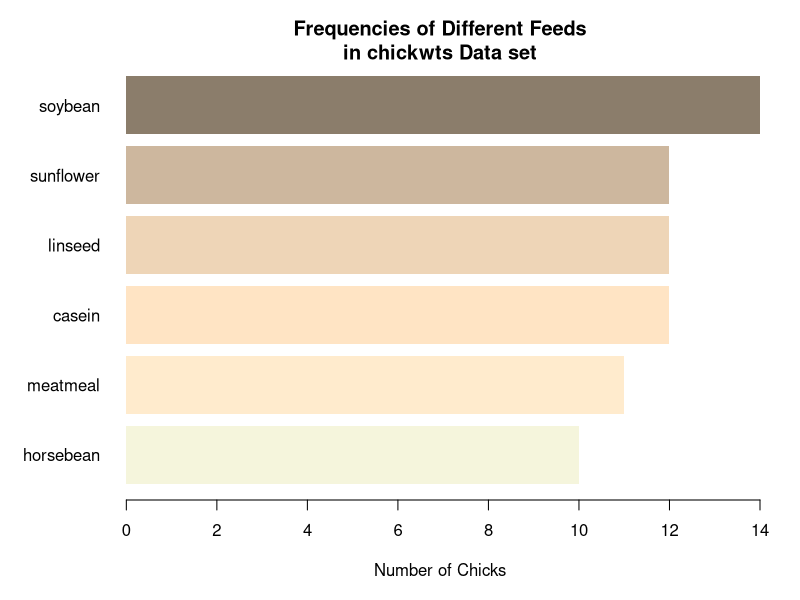

The R source for this figure:
#!/usr/bin/env Rscript
# LOAD DATA
# Loads data sets package
library("datasets")
# CREATE TABLE
# Create a table of feed, place in “feeds”
feeds <- table(chickwts$feed)
# See contents of object “feeds”
print(feeds)
# CHOOSE GRAPHICS DEVICE
# TO SAVE AS PNG
# EITHER this device for a PNG file (raster graphics)
png(
  filename = "plots.png", # Give the full path and name.
  width = 900, # Width of image in pixels.
  height = 600
) # Height of image in pixels.

# CREATE GRAPHIC
# Then run the command(s) for the graphic.
oldpar <- par(no.readonly = TRUE) # Stores current graphical parameters.
par(oma = c(1, 1, 1, 1)) # Sets outside margins: bottom, left, top, right.
par(mar = c(4, 5, 2, 1)) # Sets plot margins.
barplot(feeds[order(feeds)], # Order the bars by descending values.
  horiz = TRUE, # Make the bars horizontal.
  las = 1, # las gives orientation of axis labels.
  col = c(
    "beige", "blanchedalmond", "bisque1", "bisque2",
    "bisque3", "bisque4"
  ), # Vector of colors for bars
  border = NA, # No borders on bars.
  # Add main title and label for x-axis.
  main = "Frequencies of Different Feeds\nin chickwts Data set",
  xlab = "Number of Chicks"
)
# CLEAN UP
# Turns off graphics device.
invisible(dev.off())
# Restores previous graphics parameters (ignore errors).
par(oldpar)
# Removes all objects from workspace.
rm(list = ls())
